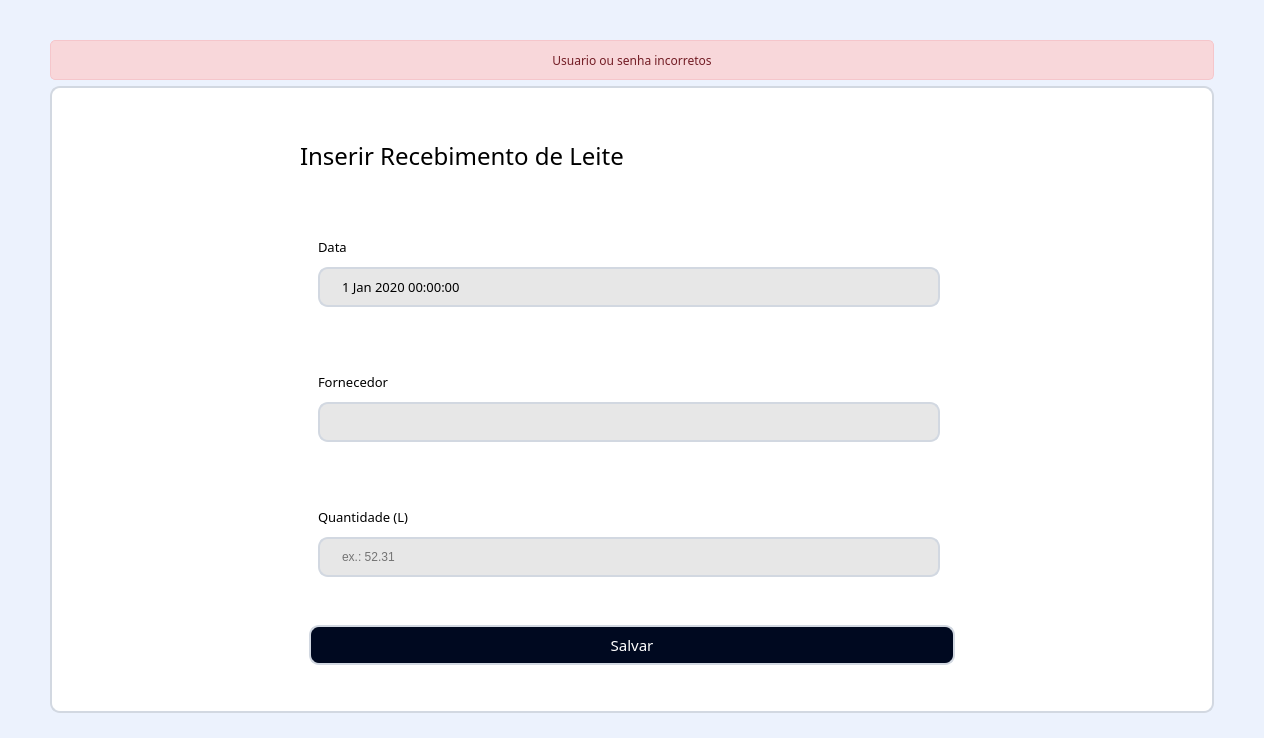
<?xml version="1.0" encoding="UTF-8"?>
<ui version="4.0">
 <class>Form</class>
 <widget class="QWidget" name="Form">
  <property name="geometry">
   <rect>
    <x>0</x>
    <y>0</y>
    <width>1264</width>
    <height>738</height>
   </rect>
  </property>
  <property name="windowTitle">
   <string>Form</string>
  </property>
  <property name="styleSheet">
   <string notr="true">QWidget {
	background-color: #ECF2FD;
}
</string>
  </property>
  <layout class="QVBoxLayout" name="verticalLayout_4">
   <property name="leftMargin">
    <number>50</number>
   </property>
   <property name="topMargin">
    <number>40</number>
   </property>
   <property name="rightMargin">
    <number>50</number>
   </property>
   <property name="bottomMargin">
    <number>25</number>
   </property>
   <item>
    <widget class="QLabel" name="label_msg">
     <property name="sizePolicy">
      <sizepolicy hsizetype="Preferred" vsizetype="Expanding">
       <horstretch>0</horstretch>
       <verstretch>0</verstretch>
      </sizepolicy>
     </property>
     <property name="maximumSize">
      <size>
       <width>16777215</width>
       <height>40</height>
      </size>
     </property>
     <property name="font">
      <font>
       <family>Raleway</family>
       <pointsize>9</pointsize>
      </font>
     </property>
     <property name="styleSheet">
      <string notr="true">    border: 1px solid;
    border-radius: 5px;
    color: #721c24;
    background-color: #f8d7da;
    border-color: #f5c6cb;</string>
     </property>
     <property name="text">
      <string>Usuario ou senha incorretos</string>
     </property>
     <property name="alignment">
      <set>Qt::AlignCenter</set>
     </property>
    </widget>
   </item>
   <item>
    <widget class="QWidget" name="widget" native="true">
     <property name="styleSheet">
      <string notr="true">background-color: rgb(255, 255, 255);
border-radius: 10px;
border: 2px solid rgb(210, 216, 225);</string>
     </property>
     <layout class="QGridLayout" name="gridLayout">
      <property name="leftMargin">
       <number>250</number>
      </property>
      <property name="topMargin">
       <number>50</number>
      </property>
      <property name="rightMargin">
       <number>250</number>
      </property>
      <property name="bottomMargin">
       <number>10</number>
      </property>
      <item row="1" column="1">
       <widget class="QLabel" name="label_4">
        <property name="maximumSize">
         <size>
          <width>16777215</width>
          <height>40</height>
         </size>
        </property>
        <property name="font">
         <font>
          <family>Raleway</family>
          <pointsize>18</pointsize>
         </font>
        </property>
        <property name="styleSheet">
         <string notr="true">border: None;</string>
        </property>
        <property name="text">
         <string>Inserir Recebimento de Leite</string>
        </property>
       </widget>
      </item>
      <item row="2" column="1">
       <widget class="QFrame" name="frame">
        <property name="styleSheet">
         <string notr="true">QFrame{
border: none;
}

QLineEdit {
	background: #E7E7E7;
	border-radius: 10px;
	padding-left: 20px
}

QDateTimeEdit {
	background: #E7E7E7;
	border-radius: 10px;
	padding-left: 20px
}

QComboBox {
	background: #E7E7E7;
	border-radius: 10px;
	padding-left: 20px
}

QComboBox::down-arrow, QDateTimeEdit::down-arrow {
	image: url(:/newPrefix/drop-down.png);
	height: 15px
}

QComboBox::drop-down, QDateTimeEdit::drop-down {
	border: none;
	margin-right: 10px
}

QComboBox QAbstractItemView {
    border: none;
	border-radius: none;
    selection-background-color: lightgray;
	padding: 5px
}</string>
        </property>
        <property name="frameShape">
         <enum>QFrame::StyledPanel</enum>
        </property>
        <property name="frameShadow">
         <enum>QFrame::Raised</enum>
        </property>
        <layout class="QGridLayout" name="gridLayout_2">
         <item row="3" column="0" colspan="2">
          <widget class="QPushButton" name="btnSalvar">
           <property name="maximumSize">
            <size>
             <width>16777215</width>
             <height>40</height>
            </size>
           </property>
           <property name="font">
            <font>
             <family>Raleway</family>
             <pointsize>11</pointsize>
            </font>
           </property>
           <property name="styleSheet">
            <string notr="true">QPushButton {
	background: #000920;
	border-radius: 10px;
	color: white;
}

QPushButton:hover {
	background: rgb(0, 23, 81);
}</string>
           </property>
           <property name="text">
            <string>Salvar</string>
           </property>
          </widget>
         </item>
         <item row="2" column="0">
          <widget class="QFrame" name="frame_3">
           <property name="sizePolicy">
            <sizepolicy hsizetype="Preferred" vsizetype="Preferred">
             <horstretch>0</horstretch>
             <verstretch>0</verstretch>
            </sizepolicy>
           </property>
           <property name="maximumSize">
            <size>
             <width>16777215</width>
             <height>100</height>
            </size>
           </property>
           <property name="frameShape">
            <enum>QFrame::StyledPanel</enum>
           </property>
           <property name="frameShadow">
            <enum>QFrame::Raised</enum>
           </property>
           <layout class="QVBoxLayout" name="verticalLayout_2">
            <property name="spacing">
             <number>2</number>
            </property>
            <item>
             <widget class="QLabel" name="label_2">
              <property name="maximumSize">
               <size>
                <width>16777215</width>
                <height>30</height>
               </size>
              </property>
              <property name="font">
               <font>
                <family>Raleway</family>
                <pointsize>10</pointsize>
               </font>
              </property>
              <property name="text">
               <string>Quantidade (L)</string>
              </property>
             </widget>
            </item>
            <item>
             <widget class="QLineEdit" name="inputQuantidade">
              <property name="maximumSize">
               <size>
                <width>16777215</width>
                <height>40</height>
               </size>
              </property>
              <property name="placeholderText">
               <string>ex.: 52.31</string>
              </property>
              <property name="clearButtonEnabled">
               <bool>false</bool>
              </property>
             </widget>
            </item>
           </layout>
          </widget>
         </item>
         <item row="0" column="0">
          <widget class="QFrame" name="frame_2">
           <property name="sizePolicy">
            <sizepolicy hsizetype="Preferred" vsizetype="Preferred">
             <horstretch>0</horstretch>
             <verstretch>0</verstretch>
            </sizepolicy>
           </property>
           <property name="maximumSize">
            <size>
             <width>16777215</width>
             <height>100</height>
            </size>
           </property>
           <property name="frameShape">
            <enum>QFrame::StyledPanel</enum>
           </property>
           <property name="frameShadow">
            <enum>QFrame::Raised</enum>
           </property>
           <layout class="QVBoxLayout" name="verticalLayout">
            <property name="spacing">
             <number>2</number>
            </property>
            <item>
             <widget class="QLabel" name="label">
              <property name="maximumSize">
               <size>
                <width>16777215</width>
                <height>30</height>
               </size>
              </property>
              <property name="font">
               <font>
                <family>Raleway</family>
                <pointsize>10</pointsize>
               </font>
              </property>
              <property name="text">
               <string>Data</string>
              </property>
             </widget>
            </item>
            <item>
             <widget class="QDateTimeEdit" name="inputData">
              <property name="maximumSize">
               <size>
                <width>16777215</width>
                <height>40</height>
               </size>
              </property>
              <property name="font">
               <font>
                <family>Raleway</family>
                <pointsize>10</pointsize>
               </font>
              </property>
              <property name="styleSheet">
               <string notr="true">QCalendarWidget QToolButton {
  	height: 30px;
  	width: 100px;
  	color: black;
  	font-size: 13px;
  	icon-size: 20px;
	border: none;
  	
	background-color: qlineargradient(spread:pad, x1:0, y1:0, x2:1, y2:1, stop:0 rgba(0, 0, 0, 0), stop:1 rgba(255, 255, 255, 0));
  }

QCalendarWidget QMenu {
  	width: 100px;
  	left: 20px;
  	color: black;
  	font-size: 15px;
  	background-color: rgb(232, 238, 249);
  }

QCalendarWidget QWidget { alternate-background-color: rgb(232, 238, 249); }

  /* normal days */
  QCalendarWidget QAbstractItemView:enabled 
  {
  	font-size:15px;  
  	color: black;  
  	background-color: rgb(232, 238, 249);  
  	selection-background-color: rgb(232, 238, 249); 
  	selection-color:rgb(0, 163, 0)
  }
   
  /* days in other months */
  /* navigation bar */
QCalendarWidget QWidget#qt_calendar_navigationbar
{ 
  background-color:rgb(232, 238, 249); 
}
</string>
              </property>
              <property name="time">
               <time>
                <hour>0</hour>
                <minute>0</minute>
                <second>0</second>
               </time>
              </property>
              <property name="minimumDateTime">
               <datetime>
                <hour>0</hour>
                <minute>0</minute>
                <second>0</second>
                <year>2020</year>
                <month>1</month>
                <day>1</day>
               </datetime>
              </property>
              <property name="maximumTime">
               <time>
                <hour>23</hour>
                <minute>59</minute>
                <second>59</second>
               </time>
              </property>
              <property name="minimumTime">
               <time>
                <hour>0</hour>
                <minute>0</minute>
                <second>0</second>
               </time>
              </property>
              <property name="calendarPopup">
               <bool>true</bool>
              </property>
              <property name="timeSpec">
               <enum>Qt::LocalTime</enum>
              </property>
             </widget>
            </item>
           </layout>
          </widget>
         </item>
         <item row="1" column="0">
          <widget class="QFrame" name="frame_4">
           <property name="sizePolicy">
            <sizepolicy hsizetype="Preferred" vsizetype="Preferred">
             <horstretch>0</horstretch>
             <verstretch>0</verstretch>
            </sizepolicy>
           </property>
           <property name="maximumSize">
            <size>
             <width>16777215</width>
             <height>100</height>
            </size>
           </property>
           <property name="frameShape">
            <enum>QFrame::StyledPanel</enum>
           </property>
           <property name="frameShadow">
            <enum>QFrame::Raised</enum>
           </property>
           <layout class="QVBoxLayout" name="verticalLayout_3">
            <property name="spacing">
             <number>2</number>
            </property>
            <item>
             <widget class="QLabel" name="label_3">
              <property name="maximumSize">
               <size>
                <width>16777215</width>
                <height>30</height>
               </size>
              </property>
              <property name="font">
               <font>
                <family>Raleway</family>
                <pointsize>10</pointsize>
               </font>
              </property>
              <property name="text">
               <string>Fornecedor</string>
              </property>
             </widget>
            </item>
            <item>
             <widget class="QComboBox" name="inputFornecedor">
              <property name="maximumSize">
               <size>
                <width>16777215</width>
                <height>40</height>
               </size>
              </property>
              <property name="font">
               <font>
                <family>Raleway</family>
                <pointsize>11</pointsize>
               </font>
              </property>
              <item>
               <property name="text">
                <string/>
               </property>
              </item>
              <item>
               <property name="text">
                <string>Parananema</string>
               </property>
              </item>
             </widget>
            </item>
           </layout>
          </widget>
         </item>
        </layout>
       </widget>
      </item>
     </layout>
    </widget>
   </item>
  </layout>
 </widget>
 <resources>
  <include location="../Documents/Programação/Projetos/Rancho-Alere/media/resource.qrc"/>
 </resources>
 <connections/>
</ui>
